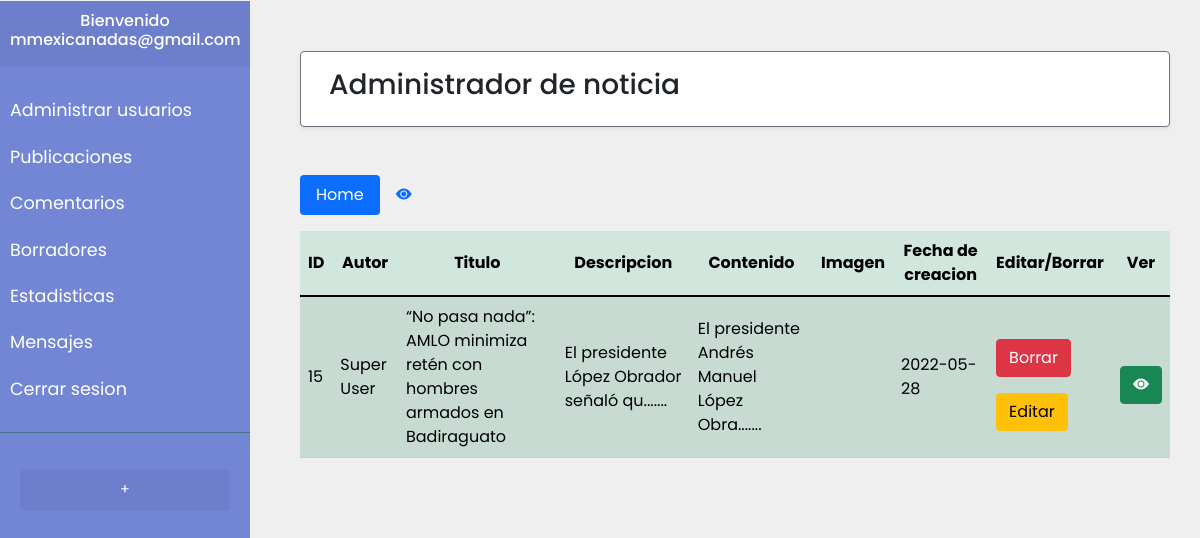
The app's page /php/adminTodos.php (signed in) with its own data.
### tables this page shows
CREATE TABLE `post` (
  `id` int(11) NOT NULL,
  `autorid` int(11) NOT NULL,
  `title` varchar(255) DEFAULT NULL,
  `description` varchar(511) DEFAULT NULL,
  `content` text DEFAULT NULL,
  `link1` varchar(255) DEFAULT NULL,
  `link2` varchar(255) DEFAULT NULL,
  `link3` varchar(255) DEFAULT NULL,
  `image` varchar(255) DEFAULT NULL,
  `created_at` date NOT NULL DEFAULT current_timestamp(),
  `status` int(11) DEFAULT 1,
  `category_id` int(11) NOT NULL
);

### php/config/validarSesion.php (called while the page is built, shortened)
<?php
require 'database.php';
if (isset($_SESSION['user_id'])){
  $records = $conn->prepare('SELECT id, autor, id_privileges, email, password FROM admins WHERE id =:id');
  $records->bindParam(':id', $_SESSION['user_id']);
  $records->execute();
  $results = $records->fetch(PDO::FETCH_ASSOC);
  if(is_countable($results) > 0){
    $user = $results;
  }
}
?>

### php/adminTodos.php (the view, shortened to what this page needs)
<?php require "../php/config/validarSesion.php"?>
<!DOCTYPE html>
<html>
  <head>
  <link rel="stylesheet" href="../css/bootstrap.min.css">
  <link rel="stylesheet" href="../css/adminMenu.css">
  <link rel="stylesheet" href="https://cdn.jsdelivr.net/npm/bootstrap-icons@1.8.1/font/bootstrap-icons.css">
  <link href="https://unpkg.com/vanilla-datatables@latest/dist/vanilla-dataTables.min.css" rel="stylesheet" type="text/css">
  </head>
  <body>
    <?php if(!empty($user)): ?>
      <section>
        <?php include("../php/template/panelAdmin.php"); ?>
      <article>
          <div id="content">
              <nav class="navbar navbar-expand-sm navbar-light bg-light shadow-sm p-3 mb-5 bg-body rounded border border-secondary">
                  <div class="container-fluid">
                      <h3>Administrador de noticia</h3>
                  </div>
              </nav>
              <ul class="nav nav-pills mb-3" id="pills-tab" role="tablist">
                  <li class="nav-item" role="presentation">
                    <form action="adminTodos.php">
                      <button class="nav-link active" type="submit">Home</button>
                    </form>
                  </li>
                  <li class="nav-item" role="presentation">
                    <form action="adminVista.php">
                      <button class="nav-link"  type="submit"><i class="bi bi-eye-fill"></i></button>
                    </form>
                  </li>
                </ul>
            <?php
            require '../php/config/database.php';
            $numPosts = "SELECT pst.id as codigo, autor, title, description, content, image, created_at FROM post as pst INNER JOIN admins as adm on pst.autorid = adm.id WHERE status=1";
            $consulta= $conn->query($numPosts);
            $idPost = ($consulta->fetchAll(PDO::FETCH_ASSOC));
            ?>
              <table class="table table-hover table-success table-striped table-fixed" id="tabla">
                <thead>
                  <tr>
                    <th class="align-middle text-center">ID</th>
                    <th class="align-middle text-center">Autor</th>
                    <th class="align-middle text-center">Titulo</th>
                    <th class="align-middle text-center">Descripcion</th>
                    <th class="align-middle text-center">Contenido</th>
                    <th class="align-middle text-center">Imagen</th>
                    <th class="align-middle text-center">Fecha de creacion</th>
                    <th class="align-middle text-center">Editar/Borrar</th>
                    <th class="align-middle text-center">Ver</th>
                  </tr>
                </thead>
              <tbody>
                <?php foreach ($idPost as $lisPost) { ?>
                <tr>
                  <td class="align-middle"><?php echo $lisPost['codigo']?></td>
                  <td class="align-middle "><?php echo $lisPost['autor']?></td>
                  <td class="align-middle "><?php echo $lisPost['title']?></td>
                  <td class="align-middle "><?php echo substr($lisPost['description'],0,40)?>.......</td>
                  <td class="align-middle "><?php echo substr($lisPost['content'],0,40)?>.......</td>
                  <td class="align-middle "><img src="<?php echo substr($lisPost['image'],0) ?>" width="120" alt="" srcset=""></td>
                  <td class="align-middle "><?php echo $lisPost['created_at']?></td>
                  <td class= "align-middle">
                  <form method="post" action="./deletePost.php">
                    <input type="submit" name="accion" value="Borrar" class="btn btn-danger mt-3"/>
                  </form>
                  <form method="post" action="./formEditar.php">
                    <input type="submit" name="accion" value="Editar" class="btn btn-warning mt-3"/>
                  </form>
                    </td>
                  <td class="align-middle ">
                    <a href="articulo.php?id=<?= $lisPost["codigo"]?>" class="btn btn-success mt-3"><i class="bi bi-eye-fill"></i></a>
                  </td>
                </tr>
                <?php }?>
              </tbody>
            </table>
            </div>
      </article>
      </section>
    <?php else:
    header('Location: ../php/login.php');
    ?>
    <?php endif; ?>
   </body>
</html>

### php/template/panelAdmin.php (shortened to what this page needs)
<div class="wrapper">
          <nav id="sidebar">
              <div class="sidebar-header text-center">
              <?php $userV = $user["id_privileges"]?>
                  <h6>Bienvenido <?= $user['email']?></h6>
              </div>
                <?php if($userV == 1):?>
                    <ul class="list-unstyled components">
                        <li>
                            <a href="../php/adminRegistro.php">Administrar usuarios</a>
                        </li>
                        <li>
                            <a href="../php/adminTodos.php">Publicaciones</a>
                        </li>
                        <li>
                            <a href="../php/adminComentarios.php">Comentarios</a>
                        </li>
                        <li>
                            <a href="../php/adminBorradores.php">Borradores</a>
                        </li>
                        <li>
                            <a href="../php/adminEstadistica.php">Estadisticas</a>
                        </li>
                        <li>
                            <a href="../php/adminContacto.php">Mensajes</a>
                        </li>
                        <li>
                            <a href="../php/logout.php">Cerrar sesion</a>
                        </li>
                    </ul>
                    <ul class="list-unstyled CTAs">
                        <li>
                            <a href="../php/adminNuevoArticulo.php" class="article">+</a>
                        </li>
                    </ul>
              <?php endif; ?>
      </div>

### css/adminMenu.css (style rules this page uses)
body { font-family: 'Poppins', sans-serif; background: #EFEFEF; margin: 0; padding: 0; }
a, a:hover, a:focus { color: inherit; text-decoration: none; transition: all 0.3s; }
.wrapper { display: flex; width: 100%; align-items: stretch; }
#sidebar { min-width: 250px; max-width: 250px; background: #7386D5; color: #fff; transition: all 0.3s; }
#sidebar .sidebar-header { padding: 10px; background: #6d7fcc; }
#sidebar ul.components { padding: 20px 0; border-bottom: 1px solid #47748b; }
#sidebar ul li a { padding: 10px; font-size: 1.1em; display: block; }
ul.CTAs { padding: 20px; }
ul.CTAs a { text-align: center; font-size: 0.9em !important; display: block; border-radius: 5px; margin-bottom: 5px; }
a.article, a.article:hover { background: #6d7fcc !important; color: #fff !important; }
article { -webkit-flex: 3; -ms-flex: 3; flex: 3; position: relative; background-color: #EFEFEF; padding: 30px; width: 900px; }
section { margin-top: 1px; -webkit-flex: 1; -ms-flex: 1; flex: 1; display: flex; position: static; width: 500px; }
#content { width: 900px; height: 400px; margin: 5px; padding: 15px; position:static; min-height: 100vh; transition: all 0.3s; }

### records on screen
post: id "15", autorid.autor "Super User", title "“No pasa nada”: AMLO minimiza retén con hombres armados en Badiraguato", description "El presidente López Obrador señaló qu", content "El presidente Andrés Manuel López Obra", created_at "2022-05-28"

### other values on screen
$user['email'] "mmexicanadas@gmail.com"
